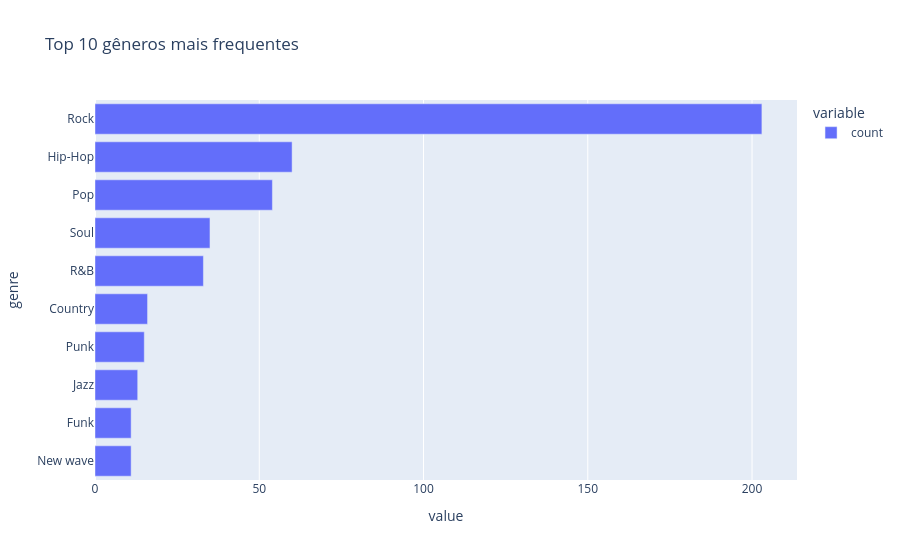

The code cell stored with this chart in its notebook:
### Markdown cell above
Com isso, conclui-se que a lista possui pelo menos um álbum de todos os anos entre 1955 e 2022, com 1970 sendo o ano com mais álbuns na lista, com 23 deles.

### Code cell
generos = df['genre'].value_counts().head(10)

fig = px.bar(
    generos,
    title="Top 10 gêneros mais frequentes",
    orientation='h'
)

fig.update_layout(
    yaxis={'categoryorder': 'total ascending'},     
)

fig.show()

### Figure 1 — Plotly figure (JSON) as saved in the notebook; plotly's stock layout.template omitted (floating-point values rounded to 4 significant figures)
{"data": [{"hovertemplate": "variable=count<br>value=%{x}<br>genre=%{y}<extra></extra>", "legendgroup": "count", "marker": {"color": "#636efa", "pattern": {"shape": ""}}, "name": "count", "orientation": "h", "showlegend": true, "textposition": "auto", "type": "bar", "x": [203, 60, 54, 35, 33, 16, 15, 13, 11, 11], "xaxis": "x", "y": ["Rock", "Hip-Hop", "Pop", "Soul", "R&B", "Country", "Punk", "Jazz", "New wave", "Funk"], "yaxis": "y"}], "layout": {"barmode": "relative", "legend": {"title": {"text": "variable"}, "tracegroupgap": 0}, "title": {"text": "Top 10 gêneros mais frequentes"}, "xaxis": {"anchor": "y", "domain": [0, 1], "title": {"text": "value"}}, "yaxis": {"anchor": "x", "categoryorder": "total ascending", "domain": [0, 1], "title": {"text": "genre"}}}}
